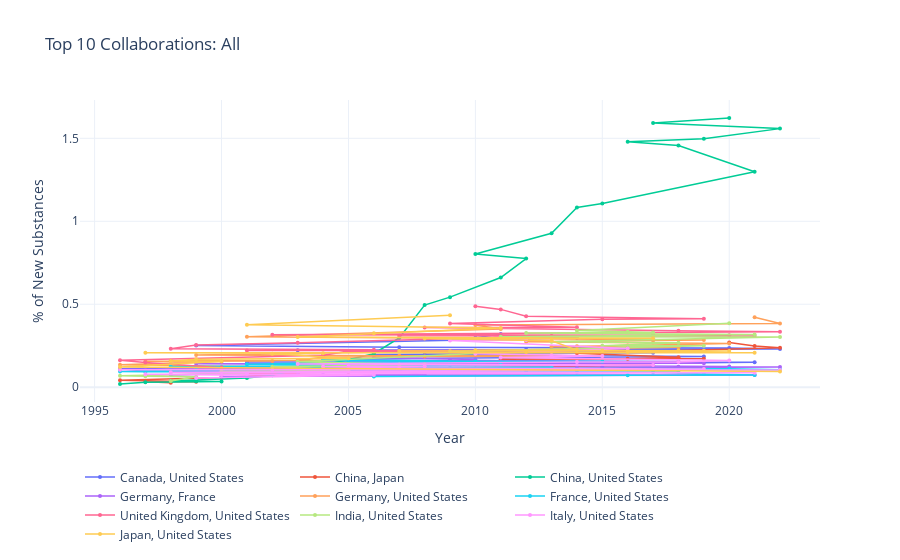

Source (notebook cell):
### Markdown cell above
### 4.2 Top Collaborations Plot

### Code cell
# Test top collaborations plot
is_collab = True  # True for collaborations, False for individual countries
chem_filter = chemical_categories[1]  # First chemical category

filtered_data = df[
    (df['is_collab'] == is_collab) & 
    (df['chemical'] == chem_filter)
]

if not filtered_data.empty:
    # Get top 10
    top_data = (
        filtered_data.groupby('country')['percentage']
        .mean()
        .sort_values(ascending=False)
        .head(10)
    )
    
    top_filtered = filtered_data[filtered_data['country'].isin(top_data.index)]
    
    if not top_filtered.empty:
        fig = create_top_trends_plot(
            top_filtered,
            f"Top 10 {'Collaborations' if is_collab else 'Countries'}: {chem_filter}"
        )
        fig.show()
    else:
        print("No data available for top collaborations plot after filtering")
else:
    print("No data available for collaborations with the selected chemical filter")
